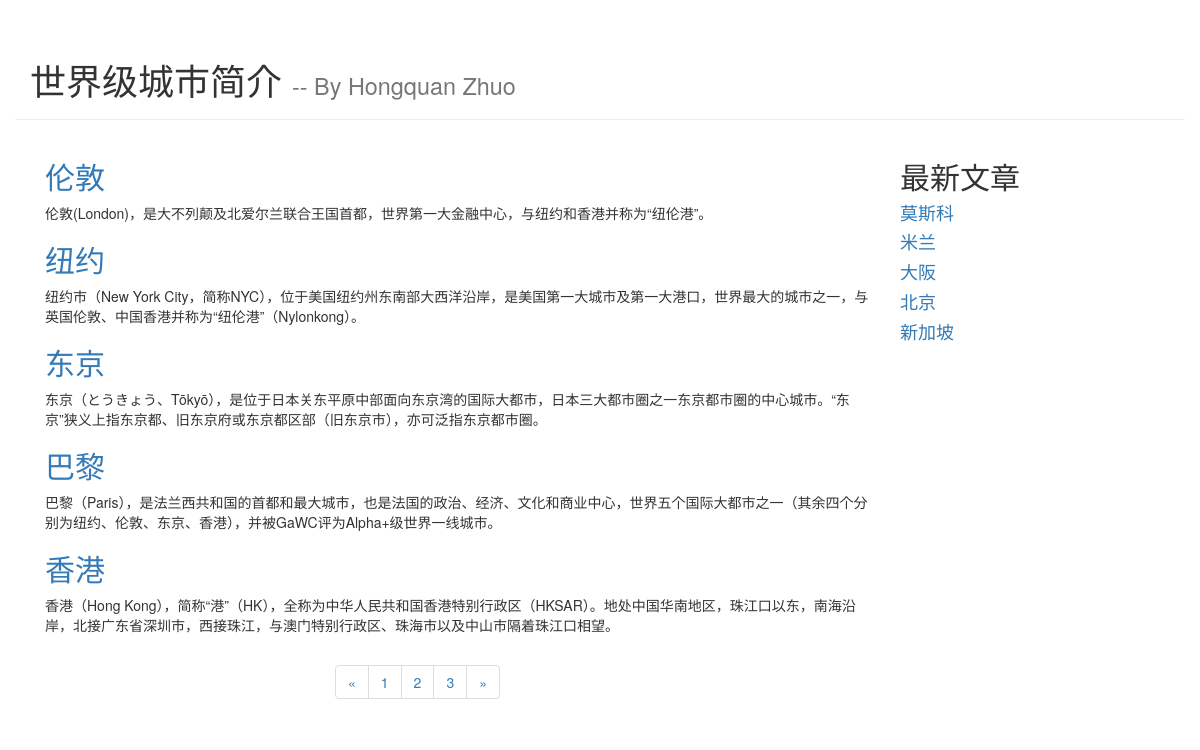
The app's page /blog/index with its own data.
### blog/models.py (models this page shows, shortened)
class Article(models.Model):
    article_id = models.AutoField(primary_key=True)  #文章的唯一ID
    title = models.TextField() #文章的标题
    brief_content = models.TextField()  #文章的简要
    content = models.TextField()  #文章的主要内容
    publish_date =  models.DateTimeField(auto_now=True)  #文章的发布日期

### blog/views.py (the view)
# urls.py: path('index', blog.views.get_index_page),
def get_index_page(request):
    page = request.GET.get('page')
    if page:
        page = int(page)
    else:
        page = 1
    print('page param: ', page)
    all_articles = Article.objects.all()
    top5_article_list = Article.objects.order_by('-publish_date')[:5]
    paginator = Paginator(all_articles, 5)
    page_num =  paginator.num_pages
    print('page num:', page_num)
    page_article_list = paginator.page(page)
    if page_article_list.has_next():
        next_page = page + 1
    else:
        next_page = page
    if page_article_list.has_previous():
        previous_page = page - 1
    else:
        previous_page = page
    return render(request, 'blog/index.html',
                  {
                      'article_list': page_article_list,
                      'page_num': range(1, page_num + 1),
                      'curr_page': page,
                      'next_page': next_page,
                      'previous_page': previous_page,
                      'top5_article_list': top5_article_list
                  })

### blog/templates/blog/index.html (shortened to what this page needs)
<!DOCTYPE html>
<html lang="en">
<head>
    <link rel="stylesheet" href="https://cdn.jsdelivr.net/npm/bootstrap@3.3.7/dist/css/bootstrap.min.css">
</head>
<body>
<div class="container page-header">
    <h1>世界级城市简介
        <small> -- By Hongquan Zhuo</small>
    </h1>
</div>
<div class="container page-body">
    <div class="col-md-9" role="main">
        <div class="body-main">
            {% for article in article_list %}
            <div>
                <h2><a href="/blog/detail/{{ article.article_id }}">{{ article.title }}</a></h2>
                <p>
                    {{ article.brief_content }}
                </p>
            </div>
            {% endfor %}
        </div>
        <div class="body-footer">
            <div class="col-md-4 col-md-offset-4">
                <nav aria-label="Page navigation">
                    <ul class="pagination">
                        <li>
                            <a href="/blog/index?page={{ previous_page }}" aria-label="Previous">
                                <span aria-hidden="true">&laquo;</span>
                            </a>
                        </li>
                        {% for num in page_num %}
                        <li><a href="/blog/index?page={{ num }}">{{ num }}</a></li>
                        {% endfor %}
                        <li>
                            <a href="/blog/index?page={{ next_page }}" aria-label="Next">
                                <span aria-hidden="true">&raquo;</span>
                            </a>
                        </li>
                    </ul>
                </nav>
            </div>
        </div>
    </div>
    <div class="col-md-3" role="complementary">
        <div>
            <h2>最新文章</h2>
            {% for article in top5_article_list %}
            <h4><a href="/blog/detail/{{ article.article_id }}">{{ article.title }}</a></h4>
            {% endfor %}
        </div>
    </div>
</div>
</body>
</html>

### records on screen
Article: title "伦敦", brief_content "伦敦(London)，是大不列颠及北爱尔兰联合王国首都，世界第一大金融中心，与纽约和香港并称为“纽伦港”。"
Article: title "纽约", brief_content "纽约市（New York City，简称NYC），位于美国纽约州东南部大西洋沿岸，是美国第一大城市及第一大港口，世界最大的城市之一，与英国伦敦、中国香港并称为“纽伦港”（Nylonkong）。"
Article: title "东京", brief_content "东京（とうきょう、Tōkyō），是位于日本关东平原中部面向东京湾的国际大都市，日本三大都市圈之一东京都市圈的中心城市。“东京”狭义上指东京都、旧东京府或东京都区部（旧东京市），亦可泛指东京都市圈。"
Article: title "巴黎", brief_content "巴黎（Paris），是法兰西共和国的首都和最大城市，也是法国的政治、经济、文化和商业中心，世界五个国际大都市之一（其余四个分别为纽约、伦敦、东京、香港），并被GaWC评为Alpha+级世界一线城市。"
Article: title "香港", brief_content "香港（Hong Kong），简称“港”（HK），全称为中华人民共和国香港特别行政区（HKSAR）。地处中国华南地区，珠江口以东，南海沿岸，北接广东省深圳市，西接珠江，与澳门特别行政区、珠海市以及中山市隔着珠江口相望。"
Article: title "莫斯科"
Article: title "米兰"
Article: title "大阪"
Article: title "北京"
Article: title "新加坡"

### other values on screen
{{ num }} "1" "2" "3"
